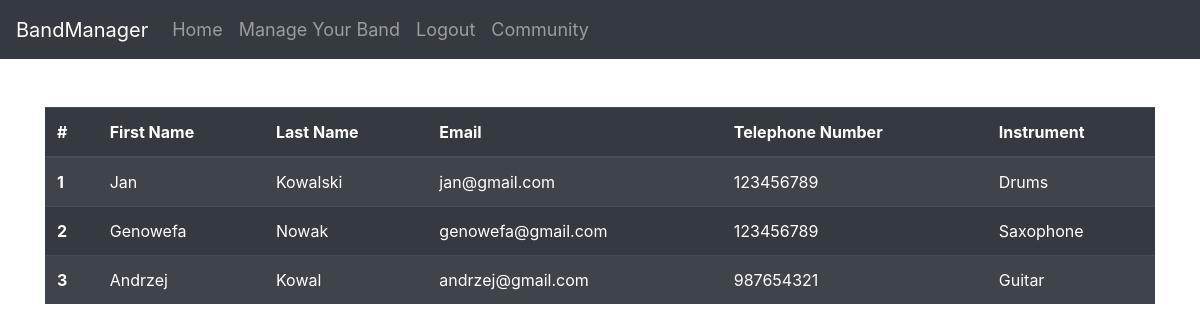
Screenshot of /community (signed in) with the database file from the repository.
### website/models.py (models this page shows)
class User(db.Model, UserMixin):
    id = db.Column(db.Integer, primary_key=True, unique=True)
    first_name = db.Column(db.String(150))
    surname = db.Column(db.String(150))
    email = db.Column(db.String(150), unique=True)
    password = db.Column(db.String(150))
    telephone_number = db.Column(db.Integer)
    instrument = db.Column(db.String(150))
    band_id = db.Column(db.Integer)
    wallet = db.Column(db.Integer, default=0)
    band = db.relationship('Band')

### website/views.py (the view)
@views.route('/community', methods=['GET'])
@login_required
def community_show():
    users = User.query.all()
    return render_template('community.html', user=current_user, users=users)

### website/templates/community.html (shortened to what this page needs)
{% extends "base.html" %}
{% block content %}
<br></br>
<table class="table table-striped table-dark">
    <thead class="thead-dark">
      <tr>
        <th scope="col">#</th>
        <th scope="col">First Name</th>
        <th scope="col">Last Name </th>
        <th scope="col">Email</th>
        <th scope="col">Telephone Number</th>
        <th scope="col">Instrument</th>
      </tr>
    </thead>
    <tbody>
    {% for user in users %}
        <tr>
            <th scope="row">{{user.id}}</th>
            <td>{{user.first_name}}</td>
            <td>{{user.surname}}</td>
            <td>{{user.email}}</td>
            <td>{{user.telephone_number}}</td>
            <td>{{user.instrument}}</td>
        </tr>
    {% endfor %}
    </tbody>
  </table>
{% endblock %}

### rows the page displays
User: id "1", first_name "Jan", surname "Kowalski", email "jan@gmail.com", telephone_number "123456789", instrument "Drums"
User: id "2", first_name "Genowefa", surname "Nowak", email "genowefa@gmail.com", telephone_number "123456789", instrument "Saxophone"
User: id "3", first_name "Andrzej", surname "Kowal", email "andrzej@gmail.com", telephone_number "987654321", instrument "Guitar"
